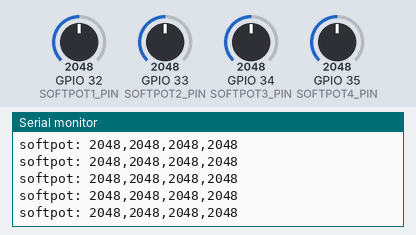
The sketch below on a simulated ESP32. On the bench: the last lines printed to the serial monitor. The inputs (shaded band) are chosen by the test bench; at power-on: GPIO 32 (SOFTPOT1_PIN) = 2048, GPIO 33 (SOFTPOT2_PIN) = 2048, GPIO 34 (SOFTPOT3_PIN) = 2048, GPIO 35 (SOFTPOT4_PIN) = 2048 (analog values on the 0–4095 scale).

Above: at 1.2 s.
1.3 s: GPIO 32 (SOFTPOT1_PIN) set to 2866
At 2.1 s:
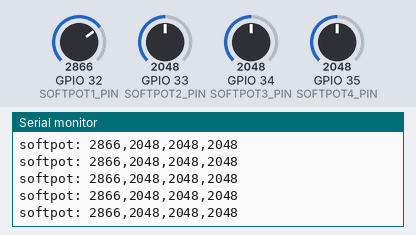
2.8 s: GPIO 33 (SOFTPOT2_PIN) set to 2866
At 3.9 s:
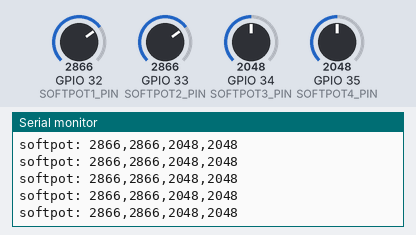
4.3 s: GPIO 34 (SOFTPOT3_PIN) set to 2866
At 5.1 s:
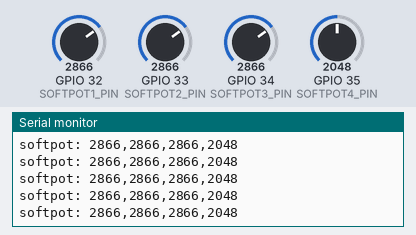
5.8 s: GPIO 35 (SOFTPOT4_PIN) set to 2866
At 6.4 s:
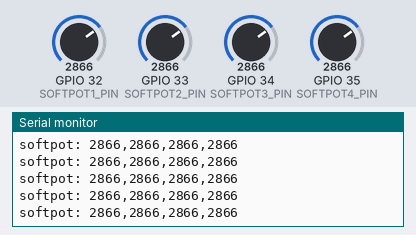
7.3 s: GPIO 32 (SOFTPOT1_PIN) set to 3972
At 7.9 s:
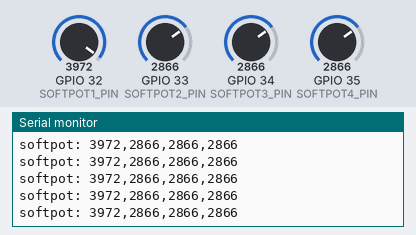
8.8 s: GPIO 33 (SOFTPOT2_PIN) set to 3972
At 9.6 s:
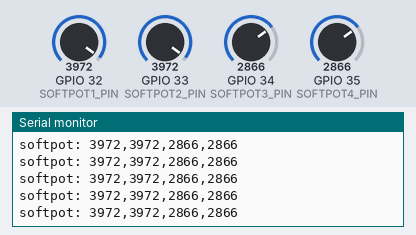
Timing chart, 0 to 11.3 s (numbered marks = the images above; inputs shaded):
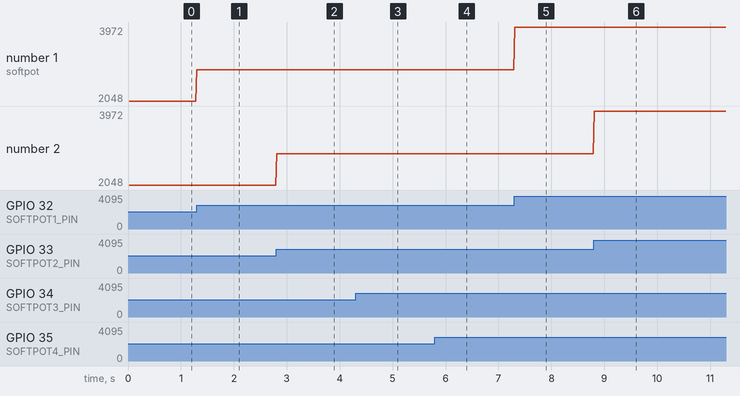

Measured:
- after the input at 1.3 s, the serial monitor: prints a new line at once (image 1)
- after the input at 2.8 s, the serial monitor: prints a new line at once (image 2)
- after the input at 4.3 s, the serial monitor: prints a new line at once (image 3)
- after the input at 5.8 s, the serial monitor: prints a new line at once (image 4)
- after the input at 7.3 s, the serial monitor: prints a new line at once (image 5)
- after the input at 8.8 s, the serial monitor: prints a new line at once (image 6)
- plotted number 1: 2048 → 2866 after the input at 1.3 s, 2866 → 3972 after the input at 7.3 s

The sketch:

softpots.ino
```cpp
// neuralGrid — softpots
// ESP32 dedicated to the 4x SoftPot ribbons (north/south/east/west), each
// wired directly to its own ADC1 pin — no mux needed at just 4 sensors.
// Sends readings to the Pi over USB-serial. The Pico is untouched and keeps
// driving the NeoTrellis grid independently (separate USB-serial link).
//
// Board: any ESP32 dev board (e.g. "ESP32 Dev Module")
// WiFi/Bluetooth: left OFF. Only ADC1 pins are used (ADC2 shares hardware
// with the WiFi radio and gets unreliable if WiFi is ever active — since
// WiFi is off here it wouldn't matter, but ADC1 keeps this true even if
// WiFi gets added later for something else, so leaving margin costs nothing.

// Pins — ADC1 channels only.
#define SOFTPOT1_PIN 32  // north, ADC1_CH4
#define SOFTPOT2_PIN 33  // south, ADC1_CH5
#define SOFTPOT3_PIN 34  // east,  ADC1_CH6
#define SOFTPOT4_PIN 35  // west,  ADC1_CH7

#define N_SOFTPOTS 4
const uint8_t softpotPin[N_SOFTPOTS] = { SOFTPOT1_PIN, SOFTPOT2_PIN, SOFTPOT3_PIN, SOFTPOT4_PIN };
int softpotValue[N_SOFTPOTS] = { 0 };  // raw ADC, 0..4095 (12-bit)

void scanSoftpots() {
  for (int i = 0; i < N_SOFTPOTS; i++) {
    softpotValue[i] = analogRead(softpotPin[i]);
  }
}

void setup() {
  Serial.begin(115200);
  analogReadResolution(12);       // 0..4095 full range
  analogSetAttenuation(ADC_11db); // lets the input read the full 0..~3.3V span
}

void loop() {
  static uint32_t last = 0;
  uint32_t now = millis();
  if (now - last < 20) return;   // ~50Hz scan
  last = now;

  scanSoftpots();

  Serial.print("softpot: ");
  for (int i = 0; i < N_SOFTPOTS; i++) {
    Serial.print(softpotValue[i]);
    Serial.print(i < N_SOFTPOTS - 1 ? "," : "\n");
  }
}
```
